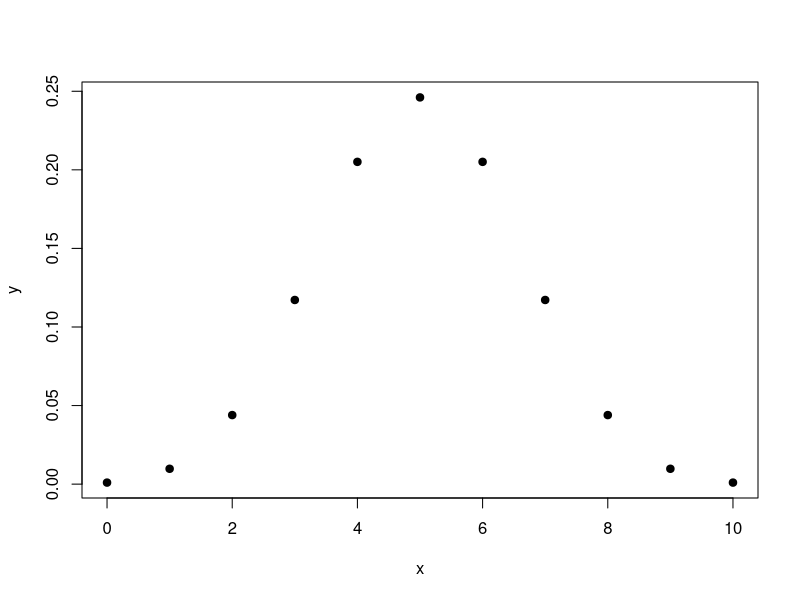
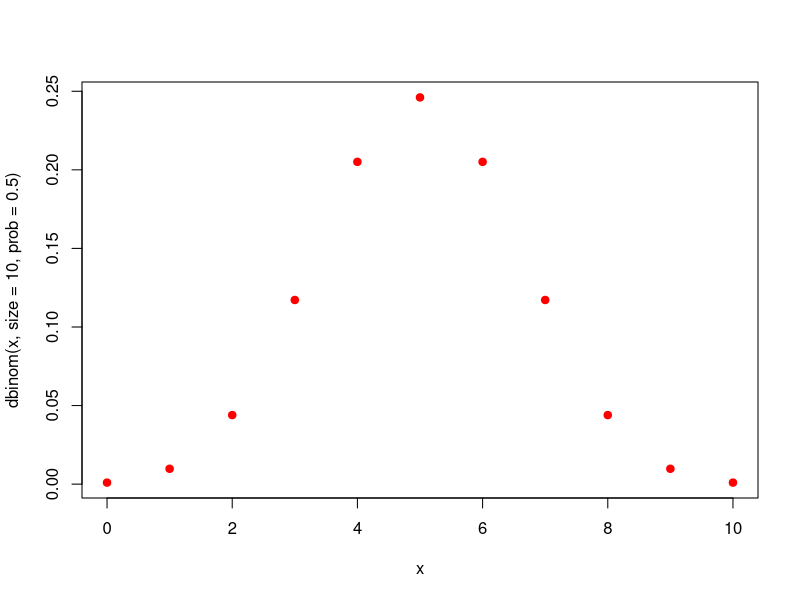
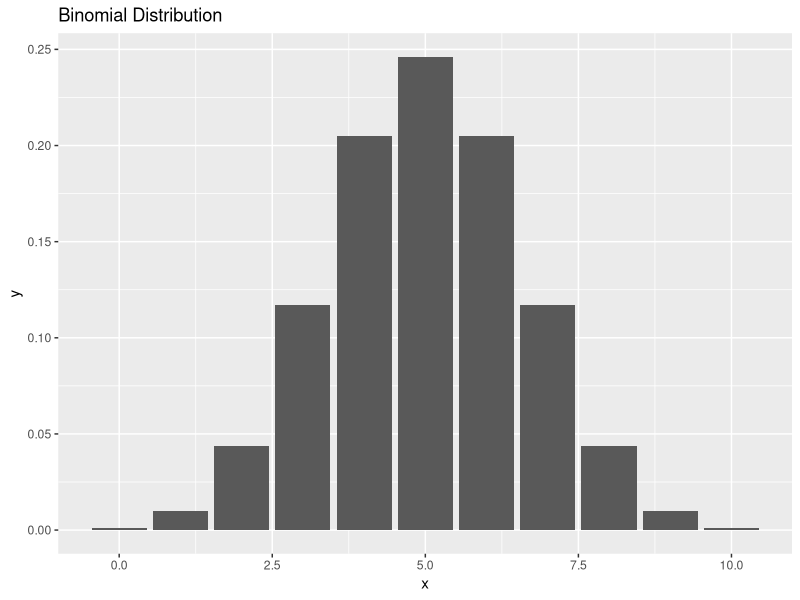
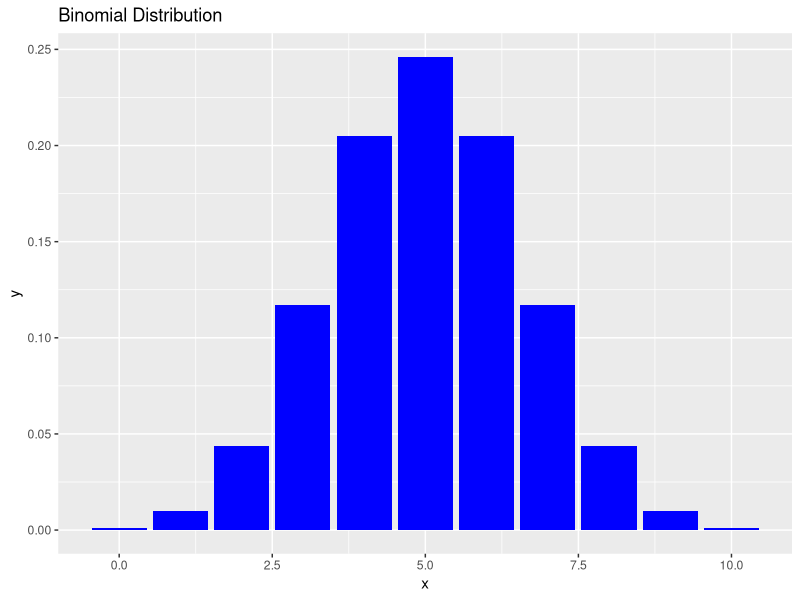
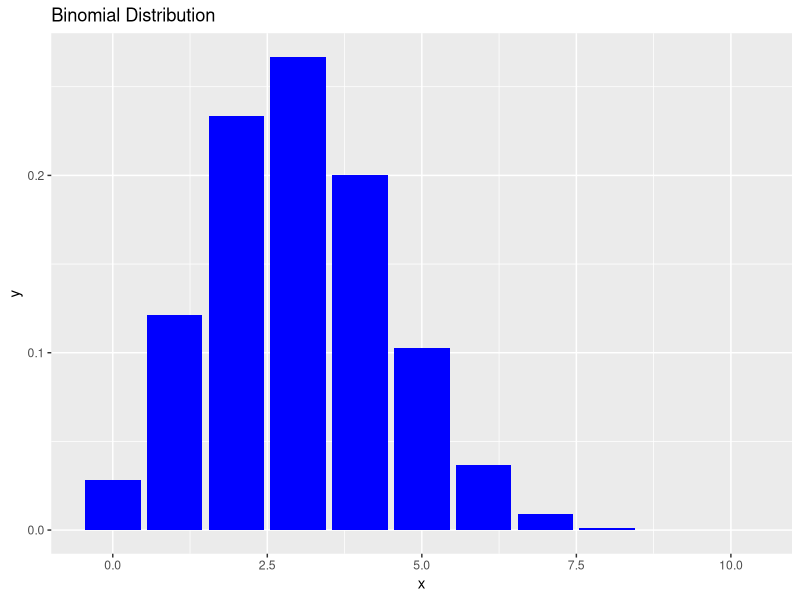
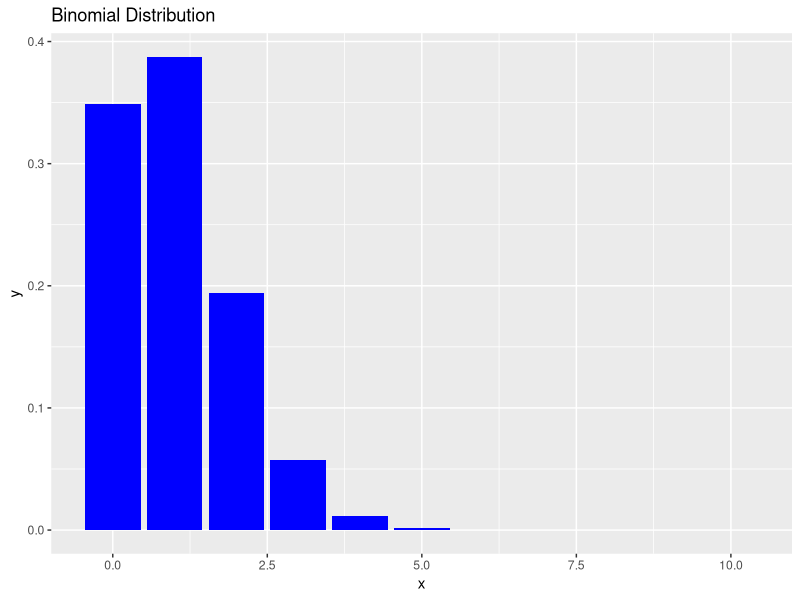
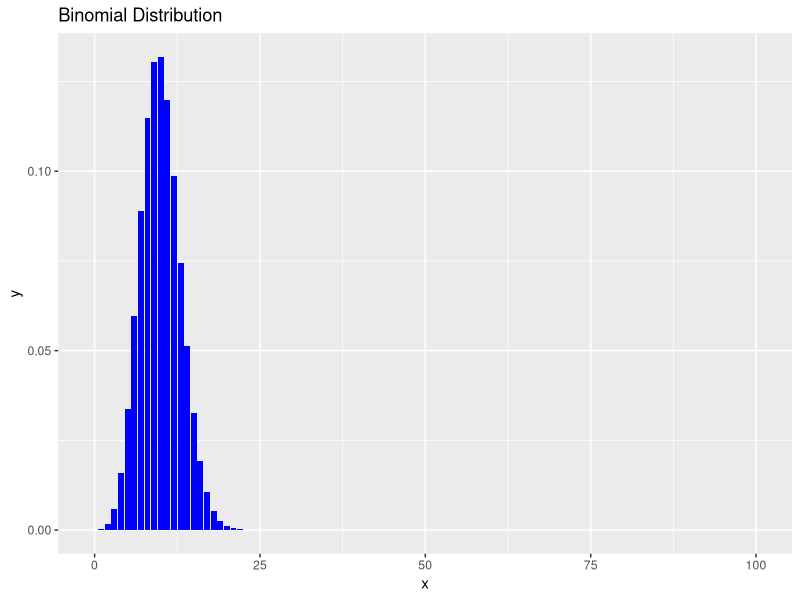
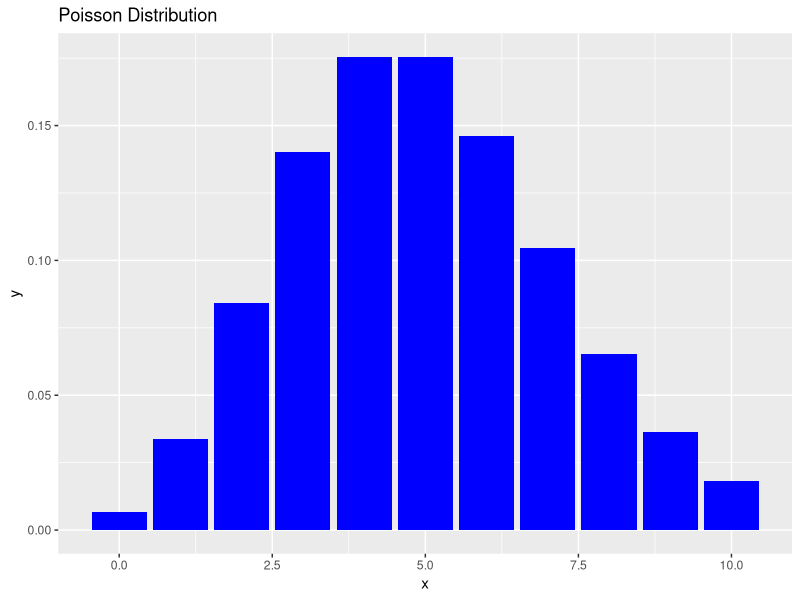

R code for these plots, in order:
library(tidyverse)

# Bernoulli

sample(c("H", "T"), size = 1, replace = T)
sample(c("H", "T"), size = 1, replace = T, prob = c(0.2, 0.8))

a <- sample(c("H", "T"),
            size = 10,
            replace = T)
table(a)

b <- sample(c("H", "T"),
            size = 10,
            replace = T,
            prob = c(0.2, 0.8))
table(b)

# Binomial

dbinom(5, size = 10, prob = 0.5)
pbinom(5, size = 10, prob = 0.5)
qbinom(0.5, size = 10, prob = 0.5)
rbinom(10, size = 10, prob = 0.5)

sum(dbinom(0:5, size = 10, prob = 0.5))
pbinom(5, size = 10, prob = 0.5)
qbinom(0.623, size = 10, prob = 0.5)

x <- 0:10
y = dbinom(x, size = 10, prob = 0.5)
plot(x, y, pch = 19)

plot(x, y = dbinom(x, size = 10, prob = 0.5),
     pch = 19, col = "red")

df <- data.frame(x, y)

df %>% ggplot(aes(x, y)) +
  geom_col() +
  labs(title="Binomial Distribution")

tibble(x, y = dbinom(x, size = 10, prob = 0.5)) %>% 
  ggplot(aes(x, y)) +
  geom_col(fill = "blue") +
  labs(title = "Binomial Distribution")

tibble(x, y = dbinom(x, size = 10, prob = 0.3)) %>% 
  ggplot(aes(x, y)) +
  geom_col(fill = "blue") +
  labs(title = "Binomial Distribution")

tibble(x, y = dbinom(x, size = 10, prob = 0.1)) %>% 
  ggplot(aes(x, y)) +
  geom_col(fill = "blue") +
  labs(title = "Binomial Distribution")

tibble(x = 0:100, y = dbinom(x, size = 100, prob = 0.1)) %>% 
  ggplot(aes(x, y)) +
  geom_col(fill = "blue") +
  labs(title = "Binomial Distribution")

# Poisson: events to time, E(x) = lambda

n <- 10
p <- 0.5
(lambda <- n * p)

dpois(5, lambda = lambda)
ppois(5, lambda = lambda)
qpois(0.5, lambda = lambda)
rpois(10, lambda = lambda)

tibble(x = 0:n, y = dpois(x, lambda = lambda)) %>% 
  ggplot(aes(x, y)) +
  geom_col(fill = "blue") +
  labs(title = "Poisson Distribution")

tibble(x = 0:n, y = dpois(x, lambda = lambda / 5)) %>% 
  ggplot(aes(x, y)) +
  geom_col(fill = "blue") +
  labs(title = "Poisson Distribution")

n; p
dbinom(5, size = n, prob = p)
dpois(5, lambda = lambda)

n <- 100
p <- 0.01
(lambda <- n * p)

dbinom(5, size = n, prob = p)
dpois(5, lambda = lambda)

rm(list=ls())
